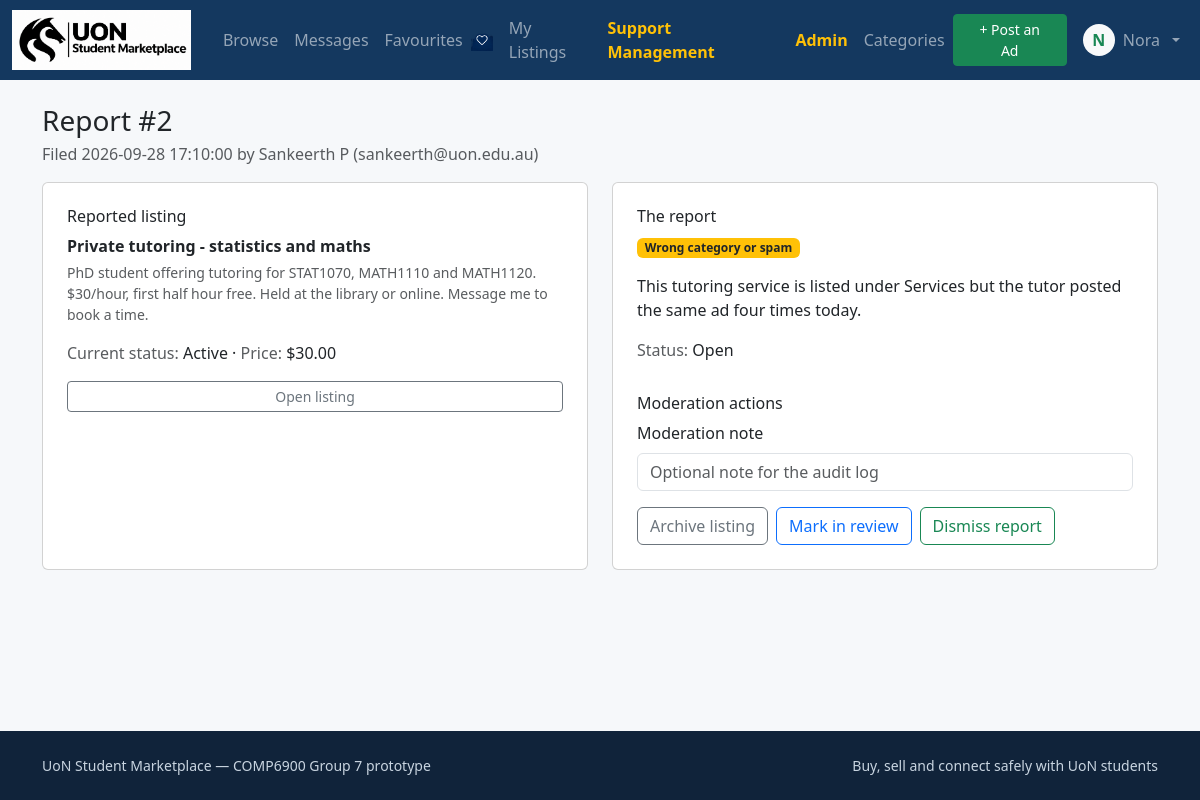
Before: /admin/reports/2 (signed in) with the older database file.
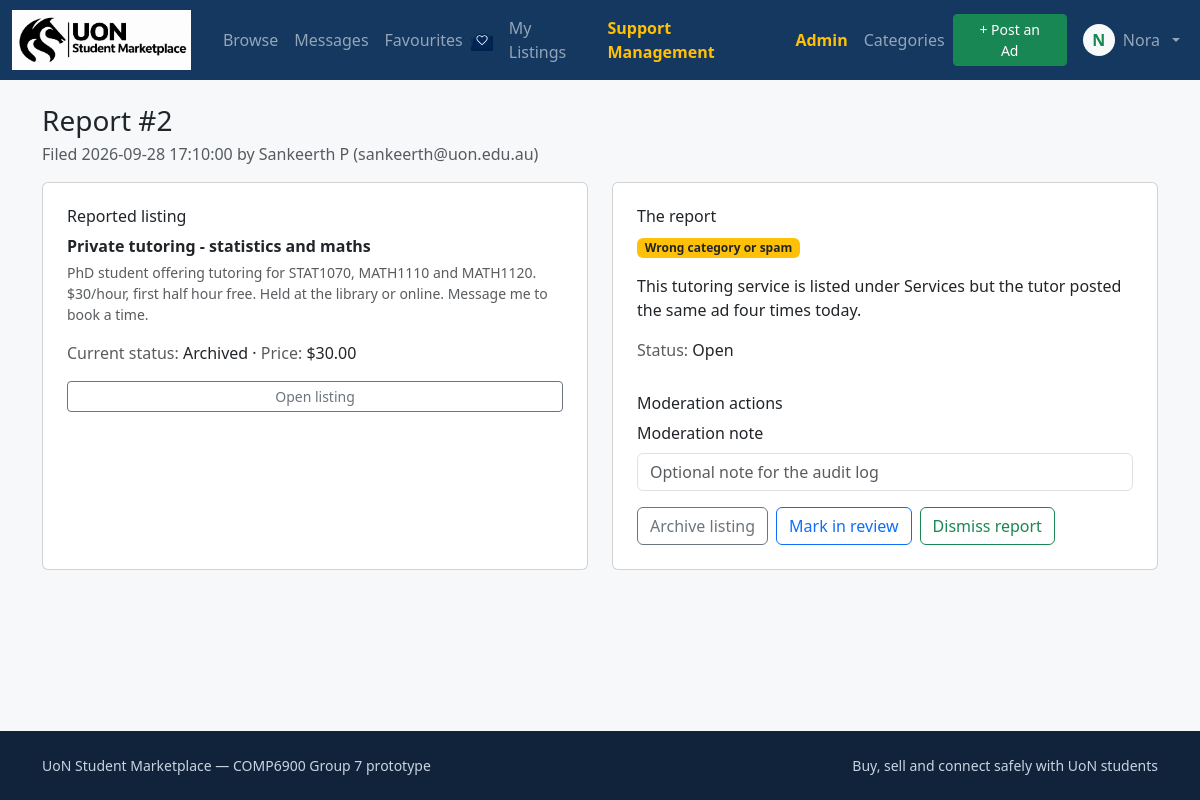
After: the same page with the newer database file.
### tables this page shows
CREATE TABLE listings (
    listing_id   INTEGER PRIMARY KEY AUTOINCREMENT,
    user_id      INTEGER NOT NULL REFERENCES users (user_id),
    category_id  INTEGER NOT NULL REFERENCES categories (category_id),
    title        TEXT NOT NULL,
    description  TEXT NOT NULL,
    price        REAL NOT NULL DEFAULT 0,          -- AUD, 0 = free
    condition    TEXT NOT NULL
                 CHECK (condition IN ('New', 'Like new', 'Good', 'Fair', 'Needs repair')),
    location     TEXT,
    status       TEXT NOT NULL DEFAULT 'active'
                 CHECK (status IN ('active', 'archived', 'sold', 'removed')),
    created_at   TEXT NOT NULL,
    updated_at   TEXT NOT NULL
);

### app/views/admin.py (the view, shortened to what this page needs)
@bp.route("/reports/<int:report_id>", methods=["GET", "POST"])
@admin_required
def report_detail(report_id):
    db_conn = db.get_db()
    report = _get_report(report_id)
    if report is None:
        abort(404)
    return render_template("admin/report_detail.html", report=report)

### app/db.py (called while the page is built)
def _connect_sqlite(config):
    conn = sqlite3.connect(str(config["SQLITE_PATH"]))
    conn.row_factory = sqlite3.Row
    conn.execute("PRAGMA foreign_keys = ON")
    return conn

def get_db():
    if "db" not in g:
        g.db = Database(_connect_sqlite(current_app.config))
    return g.db

    def query(self, sql, params=(), one=False):
        cur = self.conn.cursor()
        cur.execute(sql, tuple(params))
        columns = [column[0] for column in cur.description] if cur.description else []
        rows = [dict(zip(columns, row)) for row in cur.fetchall()]
        cur.close()
        return rows[0] if (one and rows) else (None if one else rows)

### app/security.py (called while the page is built)
def current_user():
    if "user_id" not in session:
        return None
    if not hasattr(g, "_current_user"):
        g._current_user = get_db_user(session["user_id"])
        if g._current_user and g._current_user["status"] != "active":
            logout_user()
            g._current_user = None
    return g._current_user

def get_db_user(user_id):
    from .db import get_db
    return get_db().query(
        "SELECT * FROM users WHERE user_id = ?",
        (user_id,),
        one=True,
    )

### app/templates/admin/report_detail.html (shortened to what this page needs)
{% extends "base.html" %}
{% block content %}
<h1 class="h3 mb-1">Report #{{ report.report_id }}</h1>
<p class="text-muted">
    Filed {{ report.created_at }} by
    {{ report.reporter_name }} ({{ report.reporter_email }})
</p>
<div class="row g-4">
    <div class="col-lg-6">
        <div class="card p-4 h-100">
            <h2 class="h6">Reported listing</h2>
            <p class="fw-semibold mb-1">{{ report.listing_title }}</p>
            <p class="small text-muted">
                {{ report.listing_description|truncate(300) }}
            </p>
            <p>
                <span class="text-muted">Current status:</span>
                {{ report.listing_status|capitalize }}
                ·
                <span class="text-muted">Price:</span>
                ${{ '%.2f'|format(report.listing_price) }}
            </p>
            <a
                href="{{ url_for('listings.detail', listing_id=report.listing_id) }}"
                class="btn btn-sm btn-outline-secondary"
            >
                Open listing
            </a>
        </div>
    </div>
    <div class="col-lg-6">
        <div class="card p-4 h-100">
            <h2 class="h6">The report</h2>
            <p>
                <span class="badge bg-warning text-dark">
                    {{ report.reason }}
                </span>
            </p>
            <p style="white-space: pre-line;">{{ report.details }}</p>
            <p>
                <span class="text-muted">Status:</span>
                {{ report.status|capitalize }}
            </p>
            <h2 class="h6 mt-3">Moderation actions</h2>
            <form method="post">
                <div class="mb-3">
                    <label for="moderation-note" class="form-label">
                        Moderation note
                    </label>
                    <input
                        type="text"
                        id="moderation-note"
                        name="note"
                        class="form-control"
                        maxlength="500"
                        placeholder="Optional note for the audit log"
                    >
                </div>
                <div class="d-flex gap-2 flex-wrap">
                    <button
                        type="submit"
                        name="action"
                        value="archive_listing"
                        class="btn btn-outline-secondary"
                    >
                        Archive listing
                    </button>
                    <button
                        type="submit"
                        name="action"
                        value="in_review"
                        class="btn btn-outline-primary"
                    >
                        Mark in review
                    </button>
                    <button
                        type="submit"
                        name="action"
                        value="dismiss"
                        class="btn btn-outline-success"
                    >
                        Dismiss report
                    </button>
                </div>
            </form>
        </div>
    </div>
</div>
{% endblock %}

Changed rows visible on the page:
changed listings "Private tutoring - statistics and maths": listing_status "Active" → "Archived"
